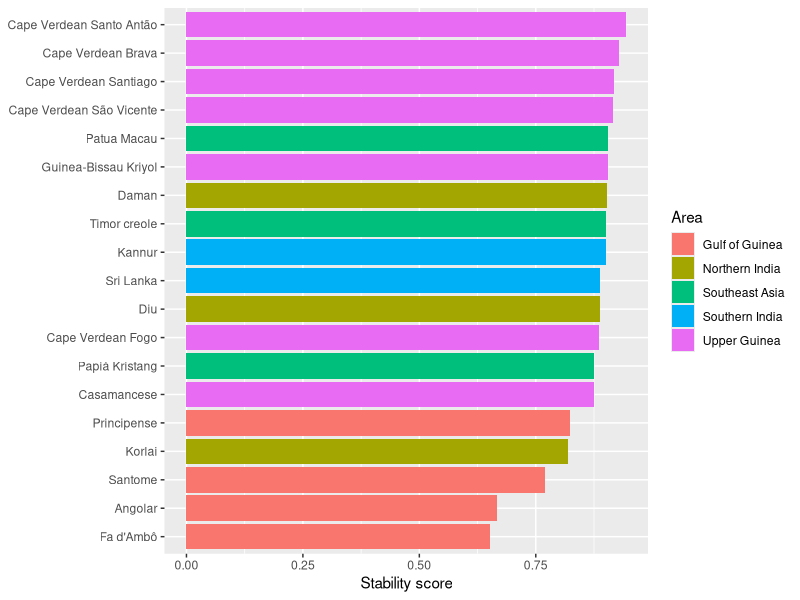
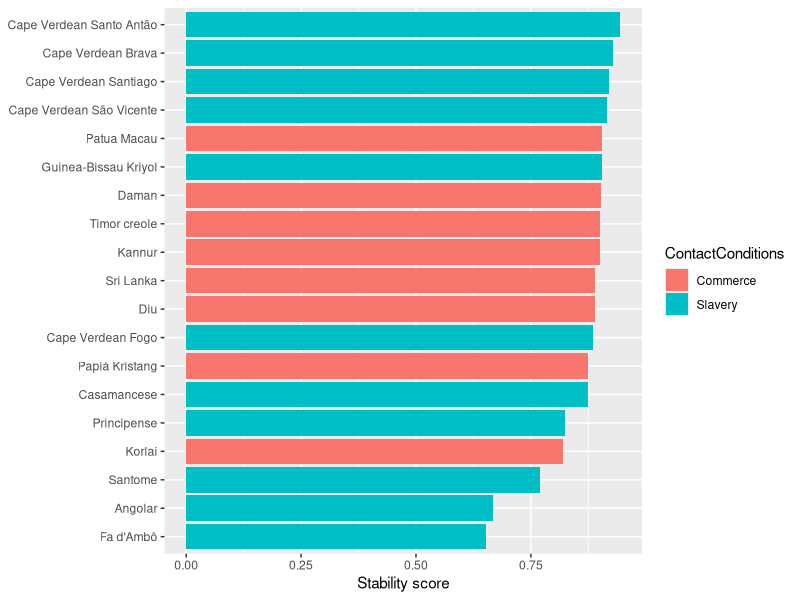
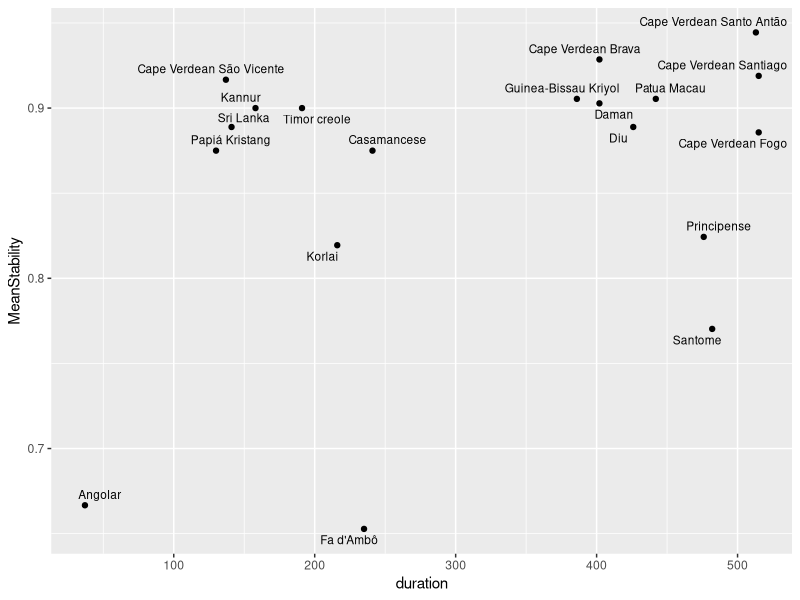
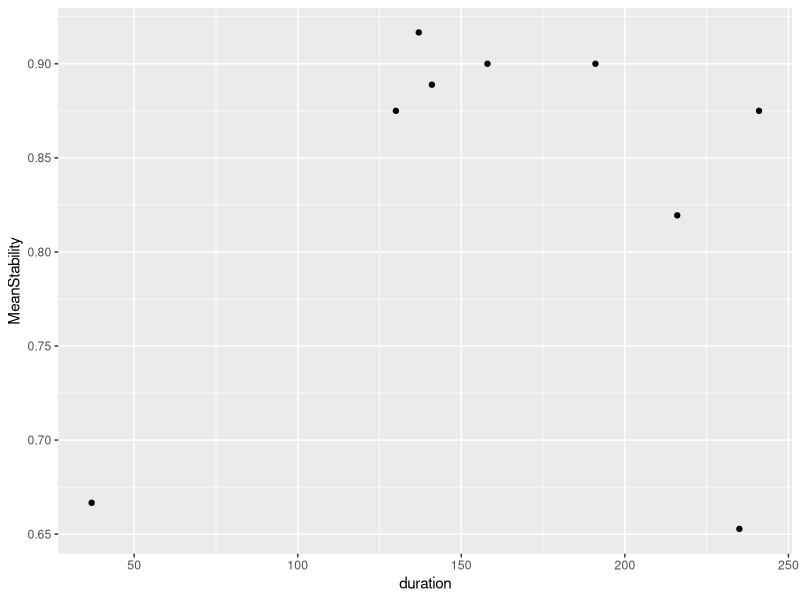
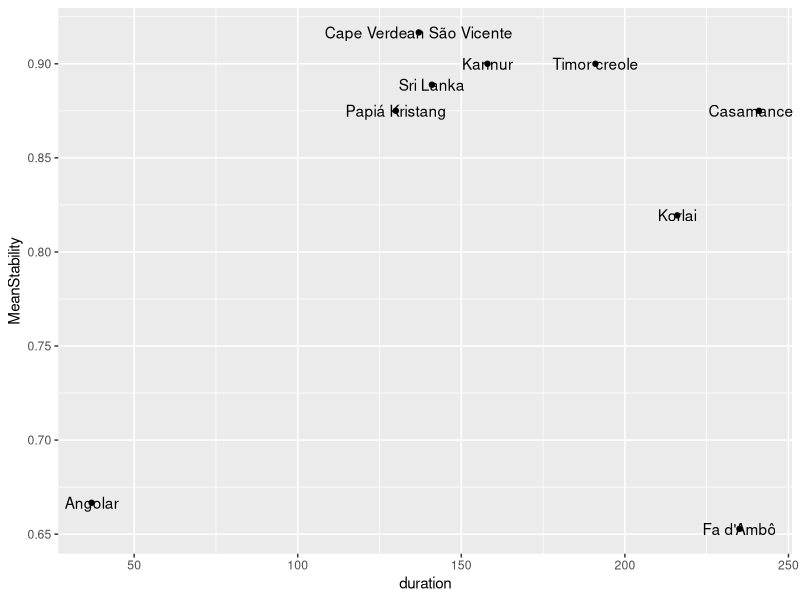
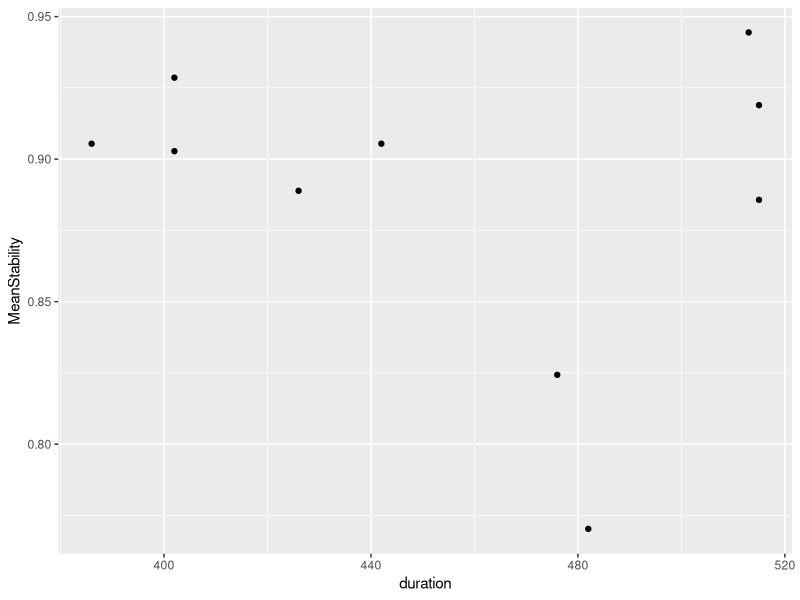
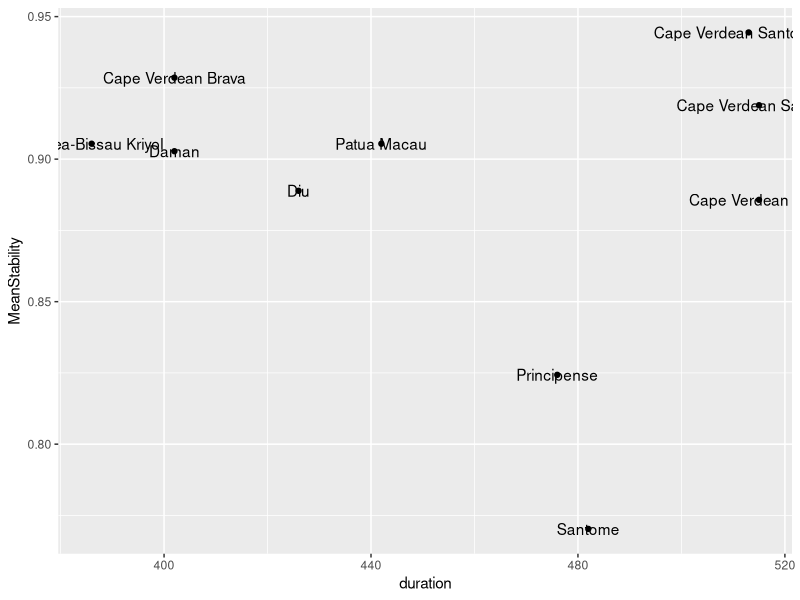
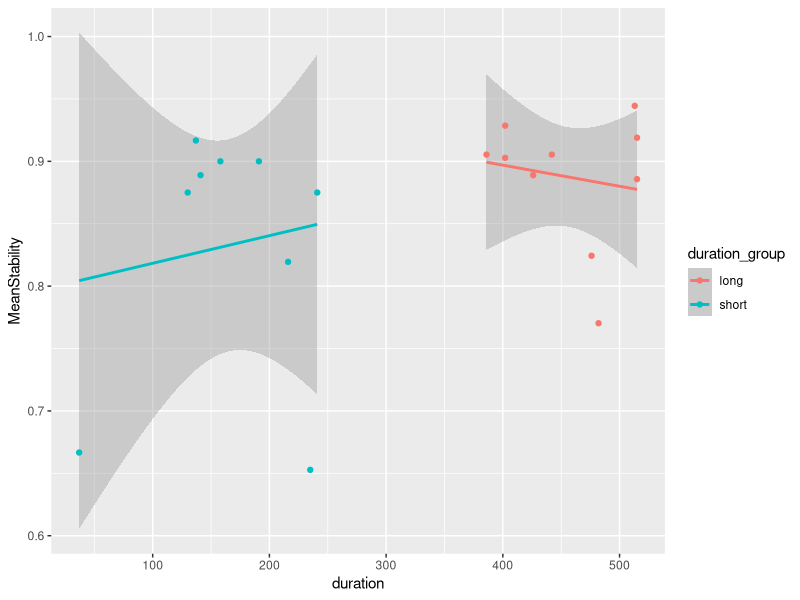

Source code (R) for these figures, in order: (Note: this script raises an error after producing the figures.)
## ---- chunk 1
library(tidyverse)
library(knitr)
## ---- chunk 2
# Because the private token keeps resetting...
# database <- read_csv('https://raw.githubusercontent.com/CreoPhon/CreoPhonPt/main/Creoles.csv?token=AAIGDLS6YB3YSYW7QJWERXDBVYPOE')
# write_csv(database, 'database.csv')
database <- read_csv('database.csv')
## ---- chunk 3
database %>% head() %>% kable()
## ---- chunk 4
database$duration <- database$`EndOfInfluence` - database$`FirstMajorSettlement`
## ---- chunk 5
database <- mutate(database, GlobalStability = (PlaceStability + MannerStability)/2)
# table(database$Language, database$GlobalStability)
## ---- chunk 6
database <- database %>% mutate(duration_group = ifelse(duration <= 250, 'short', 'long'))
## ---- chunk 7
database <- database %>% mutate(categorical_stability = ifelse(PlaceStability == 1 & MannerStability == 1, 'no manner/no place', NA))

database <- database %>% mutate(categorical_stability = ifelse(PlaceStability == 1 & MannerStability == 0, 'manner/no place', categorical_stability))

database <- database %>% mutate(categorical_stability = ifelse(PlaceStability == 0 & MannerStability == 1, 'no manner/place', categorical_stability))

database <- database %>% mutate(categorical_stability = ifelse(PlaceStability == 0 & MannerStability == 0, 'manner/place', categorical_stability))

table(database$categorical_stability)
## ---- chunk 8
creole_stability <- database %>% group_by(Language, Area, duration, duration_group, ContactConditions) %>% summarize(MeanStability = mean(GlobalStability, na.rm = TRUE))

write_csv(creole_stability, 'creole_stability.csv')
## ---- chunk 9
ggplot(creole_stability) + 
  geom_bar(aes(x = MeanStability, y = reorder(Language, MeanStability), fill = Area), 
           stat = "identity", show.legend = TRUE) +
  theme(axis.title.y = element_blank()) +
  labs(x = "Stability score")
## ---- chunk 10
table(creole_stability$Area)
## ---- chunk 11
ggplot(creole_stability) + 
  geom_bar(aes(x = MeanStability, y = reorder(Language, MeanStability), fill = ContactConditions), 
           stat = "identity", show.legend = TRUE) +
  theme(axis.title.y = element_blank()) +
  labs(x = "Stability score")
## ---- chunk 12
library(ggrepel)


creos <-  ggplot(creole_stability, aes(x=duration, y=MeanStability)) +
  geom_point()# +
#  geom_text(label=creole_stability$Language) 


creos + geom_text_repel(aes(label =creole_stability$Language), size = 3)
## ---- chunk 13
msd <- lm(MeanStability ~ duration, data=creole_stability)
summary(msd)
## ---- chunk 14
tmp_short <- creole_stability %>% filter(duration <= 250)
tmp_long <- creole_stability %>% filter(duration > 250)
## ---- chunk 15
ggplot(tmp_short, aes(x=duration, y=MeanStability)) +
  geom_point()

ggplot(tmp_short, aes(x=duration, y=MeanStability)) +
  geom_point() +
  geom_text(label=tmp_short$Language)
## ---- chunk 16
ggplot(tmp_long, aes(x=duration, y=MeanStability)) +
  geom_point()

ggplot(tmp_long, aes(x=duration, y=MeanStability)) +
  geom_point() +
  geom_text(label=tmp_long$Language)
## ---- chunk 17
msd <- lm(MeanStability ~ duration + duration_group * duration, data=creole_stability)
summary(msd)

ggplot(creole_stability, aes(x = duration, y = MeanStability, color = duration_group)) +
  geom_smooth(method = "lm") +
  geom_point()

## ---- chunk 18
library(mgcv)
# Factorize duration_group
creole_stability$duration_group = as.factor(creole_stability$duration_group)

# Model with an interaction between duration_group and duration
# (with maximum of cubic-spline fit)
msd.gam <- gam(MeanStability ~ duration_group + s(duration, k=3) + s(duration, by=duration_group, k=3), data=creole_stability)

summary(msd.gam)

plot(msd.gam, all.terms=T, shade=T, pages=1)

qqnorm(resid(msd.gam)); qqline(resid(msd.gam))

msd.gam.trimmed <- gam(MeanStability ~ duration_group + s(duration, k=3) + s(duration, by=duration_group, k=3), data=creole_stability %>% filter(MeanStability>0.7))

summary(msd.gam.trimmed)

plot(msd.gam.trimmed, sel=1, shade=T, ylab="Effect on mean stability", xlab="Duration of influence", residuals=T, main="Main effect of duration", cex=5, pch=".", col='dodgerblue'); abline(h=0, lty=2, col="red")

plot(msd.gam.trimmed, sel=2, shade=T, ylab="Effect on mean stability", xlab="Duration of influence", 
     #main="Long-term influence", 
     col='dodgerblue'); abline(h=0, lty=2, col="red")

plot(msd.gam.trimmed, sel=3, shade=T, ylab="Effect on mean stability", xlab="Duration of influence", 
     #main="Short-term influence", 
     col='dodgerblue'); abline(h=0, lty=2, col="red")

# (dotted lines indicate error)
plot(msd.gam.trimmed, all.terms=T, sel=4, ylab="Effect on mean stability", xlab="Duration group", main="Main effect of duration group")

# checking out the model performance
qqnorm(resid(msd.gam.trimmed)); qqline(resid(msd.gam.trimmed)) # meh
## ---- chunk 19
ggplot(database, aes(duration, MannerStability, colour=duration_group)) + 
  geom_point() + 
  geom_smooth(method = "lm") +
  facet_wrap(~Class)
## ---- chunk 20
ggplot(database, aes(duration, GlobalStability, colour=duration_group)) + 
  geom_point() + 
  geom_smooth() +
  facet_wrap(~Class)
## ---- chunk 21
ggplot(database, aes(duration, PlaceStability, colour=duration_group)) + 
  geom_point() + 
  geom_smooth(method = "lm") +
  facet_wrap(~LexifierPhoneme)
## ---- chunk 22
ggplot(database, aes(duration, MannerStability, colour=duration_group)) + 
  geom_point() + 
  geom_smooth() +
  facet_wrap(~LexifierPhoneme)
## ---- chunk 23
ggplot(database, aes(duration, GlobalStability, colour=duration_group)) + 
  geom_point() + 
  geom_smooth() +
  facet_wrap(~LexifierPhoneme)
## ---- chunk 24
place_results <- database %>% group_by(LexifierPhoneme) %>% summarize(mplace = mean(PlaceStability, na.rm = TRUE))
manner_results <- database %>% group_by(LexifierPhoneme) %>% summarize(mmanner = mean(MannerStability, na.rm = TRUE))

consonant_stability <- left_join(place_results, manner_results, by = "LexifierPhoneme")


class <- c("stop", "stop", "fricative","stop", "stop", "lateral","nasal", "nasal", "stop", "rhotic","fricative", "stop","affricate", "fricative", "fricative","nasal", "rhotic", "lateral", "fricative")

consonant_stability_class <- cbind(consonant_stability, class)
## ---- chunk 25
# TODO: fix the class "dots"
ggplot(consonant_stability, aes(y = mmanner, x = mplace, label = LexifierPhoneme, color=class)) +
  geom_point(position= "dodge") + 
  geom_text(aes(label=LexifierPhoneme), hjust=3, vjust=0) +
  theme(axis.title.x = element_blank(),
        axis.title.y = element_blank())
## ---- chunk 26
lm_manner_place <- lm(mplace~mmanner, data=consonant_stability)

summary(lm_manner_place)

manner_place_lmplot <- ggplot(consonant_stability, aes(y = mmanner, x = mplace, label = LexifierPhoneme)) +
  geom_point(position= "dodge") + 
  geom_smooth(method = lm)+
  geom_text(aes(label=LexifierPhoneme), hjust=3, vjust=0)

print(manner_place_lmplot + labs(y = "Manner Stability", x = "Place Stability"))
## ---- chunk 27
consonant_global_stability <- mutate(consonant_stability_class, mglobal = (mmanner + mplace)/2)

write.csv(consonant_global_stability, "consonant_global_stability.csv", row.names=FALSE)

ggplot(consonant_global_stability) + 
  geom_bar(aes(x = mglobal, 
               y = reorder(LexifierPhoneme, mglobal),
               fill = class), stat = "identity", show.legend = TRUE) +
  labs(x = "Stability score", y = "Phoneme", fill = "Manner")
## ---- chunk 28

ggplot(consonant_global_stability, aes(x = class, y = mglobal, fill = class)) +
  geom_smooth(method = "lm") +
  geom_violin() +
   geom_dotplot(binaxis = "y",
               stackdir = "center",
               dotsize = 0.5)
## ---- chunk 29
ggplot(consonant_global_stability, aes(x = class, y = mmanner, fill = class)) +
  geom_smooth(method = "lm") +
  geom_violin() +
   geom_dotplot(binaxis = "y",
               stackdir = "center",
               dotsize = 0.5) +
  theme(legend.position="none") +
 stat_summary(fun.y=mean, geom="point", size=2, shape=16)
## ---- chunk 30

place <- c("labial", "alveolar", "labiodental", "velar", "velar", "alveolar", "labial", "alveolar", "labial", "alveolar", "alveolar", "alveolar", "palatal", "labiodental", "alveolar", "palatal", "alveolar", "palatal", "palatal")

consonant_stability_place <- cbind(consonant_global_stability, place)

ggplot(consonant_stability_place, aes(x = place, y = mglobal, fill = place)) +
  geom_smooth(method = "lm") +
  geom_violin() +
   geom_dotplot(binaxis = "y",
               stackdir = "center",
               dotsize = 0.5) +
  theme(legend.position="none")

## ---- chunk 31
ggplot(consonant_stability_place, aes(x = place, y = mplace, fill = place)) +
  geom_smooth(method = "lm") +
  geom_violin()  +
   geom_dotplot(binaxis = "y",
               stackdir = "center",
               dotsize = 0.5)  +
  theme(legend.position="none") +
  ylab("Place stability score") +
  xlab("Place of articulation") +
 stat_summary(fun.y=mean, geom="point", size=2, shape=16)
## ---- chunk 32
# qplot(x = duration, y = MeanStability, data = consonant_global_stability, color = duration_group) +
#  geom_smooth(method = "lm") 
## ---- chunk 33
library(lmerTest)

# Factorizing
mod.db = database %>%
              as.data.frame() %>%
              mutate(categorical_stability = as.factor(categorical_stability),
              Lexifier = as.factor(Lexifier),
              CreolePhoneme = as.factor(CreolePhoneme),
              Language = as.factor(Language))

# Remove singletons/doubletons
#goodies = names(table(mod.db$CreolePhoneme)>2)

#mod.db = mod.db %>%
#         filter(CreolePhoneme %in% goodies)
## ---- chunk 34
plot(mod.db$categorical_stability, mod.db$duration, notch=T)
## ---- chunk 35
table(mod.db$categorical_stability)

# Place stability
cat.mod.place = glmer(PlaceStability ~ log(duration) + (1|CreolePhoneme), data=mod.db, family="binomial")

summary(cat.mod.place)

# Manner stability
cat.mod.manner = glmer(MannerStability ~ log(duration) + (1|CreolePhoneme), data=mod.db, family="binomial")

summary(cat.mod.manner)

# Duration group
cat.mod.group = glmer(as.factor(duration_group) ~ PlaceStability + MannerStability + (1|CreolePhoneme), data=mod.db, family="binomial", nAGQ=0)

summary(cat.mod.group)
## ---- chunk 36
data_by_position <- database %>% select(Position, LexifierPhoneme, PlaceStability, MannerStability) %>% mutate(Position = tolower(Position))

data_by_position$PlaceStability <- as.numeric(data_by_position$PlaceStability)

data_by_position$MannerStability <- as.numeric(data_by_position$MannerStability)
## ---- chunk 37
position_stability <- mutate(data_by_position, GlobalStability = (PlaceStability + MannerStability)/2)

position_results <- position_stability %>% group_by(LexifierPhoneme, Position) %>% summarize(m = mean(GlobalStability, na.rm = TRUE))
## ---- chunk 38
position_results$Position <- factor(position_results$Position, levels = c('word-initial', 'word-medial', 'word-final'))

ggplot(position_results, aes(x = LexifierPhoneme, y = m, fill = Position)) + 
  geom_col(position = position_dodge2(width = 0.9, preserve = "single")) +
  #theme(axis.title.x = element_blank(),
     #   axis.title.y = element_blank()) +
  labs(y = "Stability score", x = "Phoneme")
## ---- chunk 39
ggplot(position_results) + 
  geom_bar(aes(x = m,
               y = reorder(LexifierPhoneme, m),
               fill = Position), 
           stat = "identity", 
           show.legend = TRUE,
           position = "dodge2",
           width = 0.7) +
  labs(x = "Stability score", y = "Phoneme", fill = "Position")
## ---- chunk 40
# TODO: update what we show, flip horizontally, change colors
position_results1 <- position_results %>% pivot_wider(names_from = Position, values_from = m)

different_position <- subset(position_results1, position_results1$`word-initial` != position_results1$`word-medial` | position_results1$`word-final` != position_results1$`word-medial`)

different_position_results <- different_position %>% pivot_longer(c(`word-initial`, `word-medial`, `word-final`), names_to = "Position", values_to = "m")

different_position_results$Position <- factor(different_position_results$Position, levels = c('word-initial', 'word-medial', 'word-final'))

ggplot(different_position_results, 
       aes(x = LexifierPhoneme, y = m, fill = Position)) + 
  geom_col(position = position_dodge2(width = 0.9, preserve = "single"))  +
  labs(y = "Stability score", x = "Phoneme")
## ---- chunk 41
# TODO: reorder doesn't work here
ggplot(different_position_results) + 
  geom_bar(aes(x = m,
               y = reorder(LexifierPhoneme, m),
               fill = Position), 
           stat = "identity", 
           show.legend = TRUE,
           position = "dodge2") +
  labs(x = "Stability score", y = "Phoneme", fill = "Position")
## ---- chunk 42
m <- lm(MeanStability ~ ContactConditions, data=creole_stability)
summary(m)

ggplot(creole_stability, aes(x = ContactConditions, y = MeanStability, fill = ContactConditions)) +
  geom_smooth(method = "lm") +
  geom_violin()  +  
  geom_dotplot(binaxis = "y",
               stackdir = "center",
               dotsize = 0.5)  +
  theme(legend.position="none")
## ---- chunk 43
m <- lm(MeanStability ~ duration + ContactConditions * duration, data=creole_stability)
summary(m)

ggplot(creole_stability, aes(x = duration, y = MeanStability, color = ContactConditions)) +
  geom_smooth(method = "lm") +
  geom_point()
